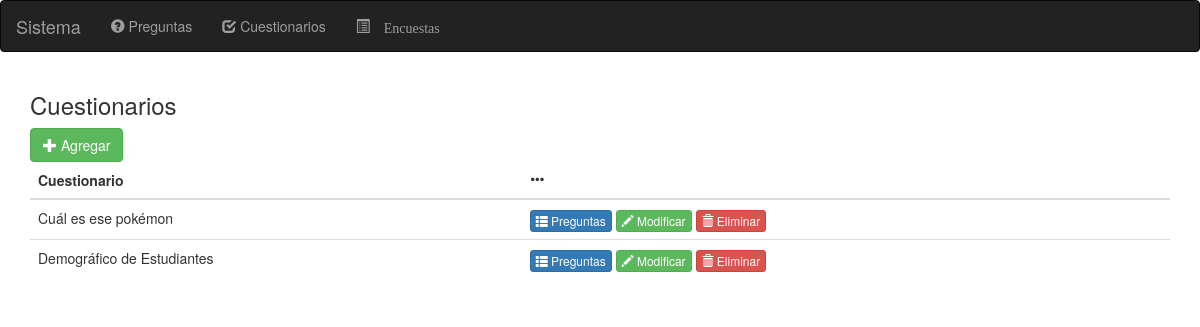
Before: /index.php/cuestionario with the older database file.
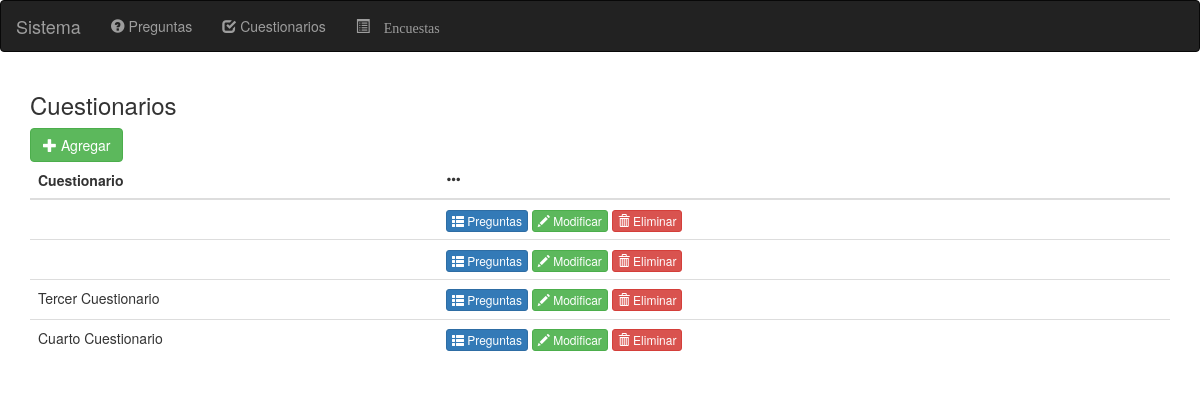
After: the same page with the newer database file.
### tables this page shows
CREATE TABLE `cuestionario` (
  `idCuestionario` int(11) NOT NULL,
  `nombreCuestionario` varchar(600) NOT NULL
);

### application/controllers/cuestionario.php (called while the page is built, shortened)
<?php if ( ! defined('BASEPATH')) exit('No direct script access allowed');
class Cuestionario extends CI_Controller {
    function __construct() {
        $this->load->helper('url');
        $this->load->helper('form');
        $this->load->model('modelo_cuestionario');
    }
    public function index(){
        $data = array('resultado' => $this->modelo_cuestionario->obtenerTodos());
        $this->load->view('headers');
        $this->load->view('navbar');
        $this->load->view('cuestionario/lista', $data);
        $this->load->view('footer');
    }
}

### index.php (called while the page is built, shortened)
<?php
require_once BASEPATH.'core/CodeIgniter.php';

### application/models/modelo_cuestionario.php (called while the page is built, shortened)
<?php if (!defined('BASEPATH')) exit('No direct script access allowed');
class modelo_cuestionario extends CI_Model
{
    function obtenerTodos()
    {
        try {
            return $this->db->get('cuestionario');
        } catch (Exception $ex) {
            return false;
        }
    }
}

### application/views/cuestionario/lista.php (the view, shortened to what this page needs)
?><div class="container"><?php
if ($resultado == false) {
    ?><h3>Error al obtener los cuestionarios.</h3><?php
} else {
    ?>
        <h3>Cuestionarios</h3>
        <a href="<?= base_url('/cuestionario/agregar') ?>" class="btn btn-success"><span class="glyphicon glyphicon-plus"></span> Agregar</a>
        <table class="table">
            <thead>
                <tr><th>Cuestionario</th><th><span class="glyphicon glyphicon-option-horizontal"></span></th></tr>
            </thead>
            <tbody>
    <?php
    foreach ($resultado->result() as $row) {
        ?><tr>
            <td><?= $row->nombreCuestionario ?></td>
            <td>
                <a class="btn btn-xs btn-primary" href="<?= base_url('/cuestionario/preguntas/'.$row->idCuestionario) ?>"><span class="glyphicon glyphicon-th-list"></span> Preguntas</a>
                <a class="btn btn-xs btn-success" href="<?= base_url('/cuestionario/modificar') ?>"><span class="glyphicon glyphicon-pencil"></span> Modificar</a>
                <a class="btn btn-xs btn-danger" href="<?= base_url('/cuestionario/eliminar') ?>"><span class="glyphicon glyphicon-trash"></span> Eliminar</a>
            </td>
        <tr><?php
    }
    ?></tbody></table><?php
}
?></div><?php

Changed rows visible on the page:
changed cuestionario (number 1 of 4 on the later page): nombreCuestionario "Cuál es ese pokémon" → (not shown)
changed cuestionario (number 2 of 4 on the later page): nombreCuestionario "Demográfico de Estudiantes" → (not shown)
added cuestionario: nombreCuestionario "Tercer Cuestionario"
added cuestionario: nombreCuestionario "Cuarto Cuestionario"
